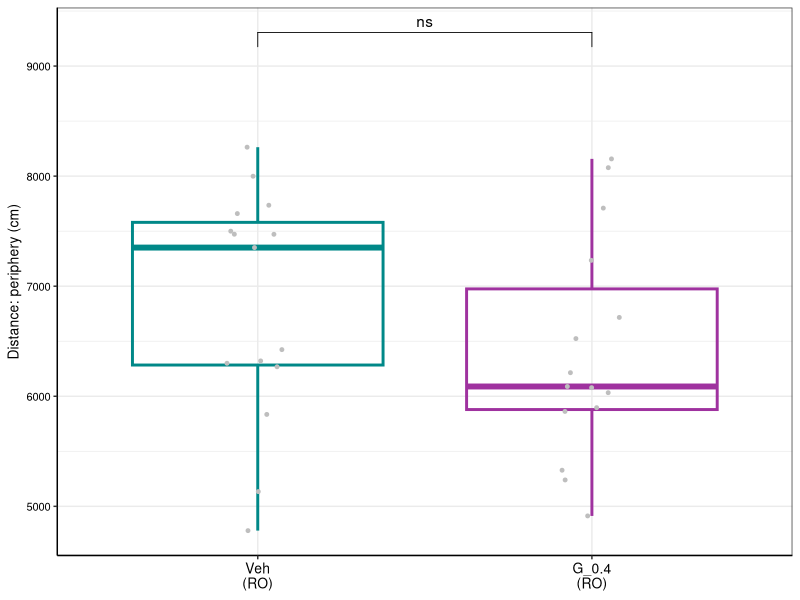
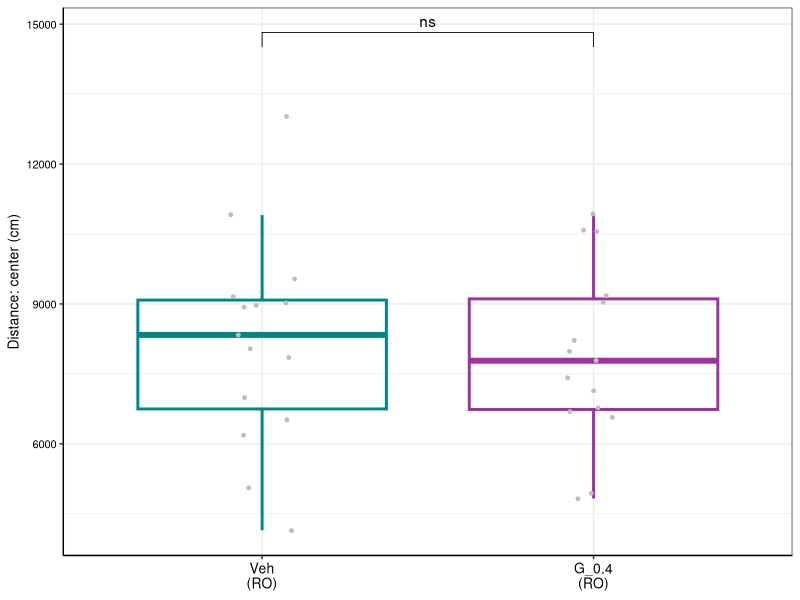

The R source for these figures, in order:
## ---- chunk 1
library(dplyr)
library(ggplot2)
library(readxl)
library(ggpubr)
## ---- chunk 2
ac_data <- read_excel("Data to plot.xlsx", sheet = "AC")
ac_data$`Mouse Group` <- ifelse(ac_data$`Mouse Group` == 'Vehicle', 'Veh\n(RO)', 'G_0.4\n(RO)')
ac_data$`Mouse Group` <- factor(ac_data$`Mouse Group`,
                                levels = c("Veh\n(RO)",
                                           "G_0.4\n(RO)"))
## ---- chunk 3
plotting_func <- function(df, variable, ylab,
                          fname, wid = 2, ht = 2) {
  df <- dplyr::filter(df, Measure == variable)
  ggplot(df, aes(x=`Mouse Group`, y=Value)) +
    geom_boxplot(aes(color = `Mouse Group`), fill = NA, outlier.shape = NA, linewidth = 1) +
    geom_point(color = "grey", position = position_jitter(width = 0.1), size = 1) +
    scale_color_manual(values = c("Veh\n(RO)" = "#008888", "G_0.4\n(RO)" = "#9f329f")) +
    stat_compare_means( method = "t.test", label = "p.signif", comparisons = list(c("Veh\n(RO)", "G_0.4\n(RO)")), hide.ns = FALSE) +
    theme_bw() +
    theme(legend.position = "none",
      axis.line = element_line(color='black'),
      axis.text.y = element_text(size = 8, color = 'black'),
      axis.text.x = element_text(size = 10, color = 'black'),
      axis.title.y = element_text(size = 10, color = 'black'),
      axis.title.x = element_blank()) +
    labs(y = ylab) + expand_limits(y = max(df$Value) * 1.1)
  
  ggsave(fname, width = wid, height = ht)
}
## ---- chunk 4
# "Total distance moved (periphery)"
plotting_func(ac_data, "Total distance moved (periphery)",
              "Distance: periphery (cm)", "AC_RO/tot_dist_moved_periphery.pdf")

# "Total distance moved (center)"
plotting_func(ac_data, "Total distance moved (center)",
              "Distance: center (cm)", "AC_RO/tot_dist_moved_center.pdf")
## ---- chunk 5
# Total distance moved periphery - stats
periphery <- dplyr::filter(ac_data, Measure == 'Total distance moved (periphery)')
t.test(dplyr::filter(periphery, `Mouse Group` == 'Veh\n(RO)')$Value,
       dplyr::filter(periphery, `Mouse Group` == 'G_0.4\n(RO)')$Value)

# Total distance moved center - stats
center <- dplyr::filter(ac_data, Measure == 'Total distance moved (center)')
t.test(dplyr::filter(center, `Mouse Group` == 'Veh\n(RO)')$Value,
       dplyr::filter(center, `Mouse Group` == 'G_0.4\n(RO)')$Value)
